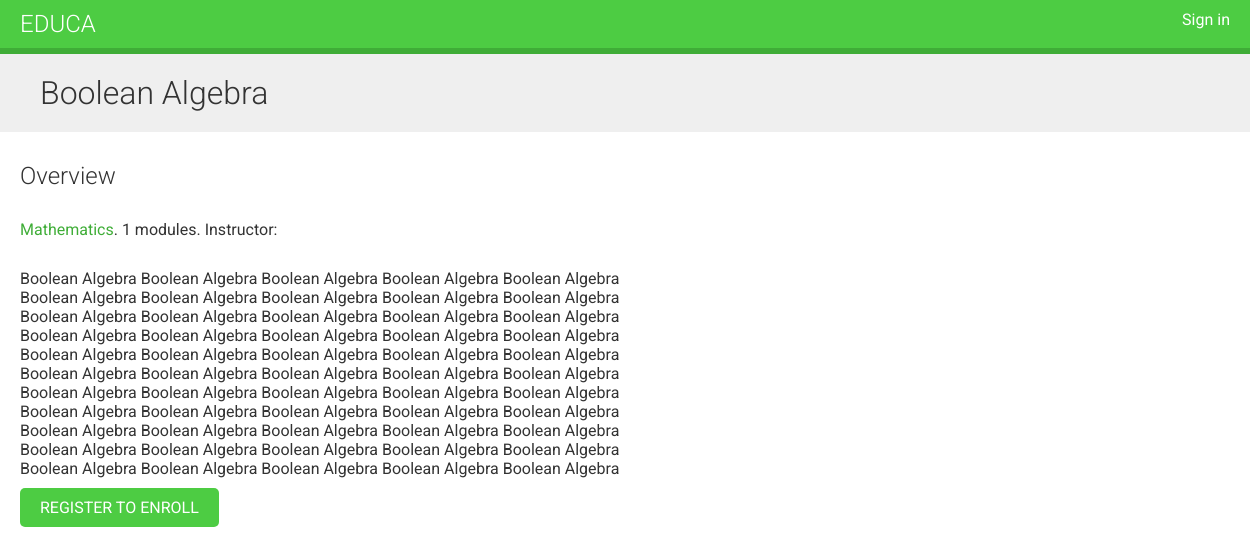
Screenshot of /course/boolean-algebra/ with the database file from the repository.
### courses/models.py (models this page shows, shortened)
class Course(models.Model):
    owner = models.ForeignKey(User,
                              related_name='courses_created',
                              on_delete=models.CASCADE)
    subject = models.ForeignKey(Subject,
                                related_name='courses',
                                on_delete=models.CASCADE)
    title = models.CharField(max_length=200)
    slug = models.SlugField(max_length=200, unique=True)
    overview = models.TextField()
    created = models.DateTimeField(auto_now_add=True)
    students = models.ManyToManyField(User,
                                      related_name='courses_joined',
                                      blank=True)
    class Meta:
        ordering = ['-created']

class Subject(models.Model):
    title = models.CharField(max_length=200)
    slug = models.SlugField(max_length=200, unique=True)
    class Meta:
        ordering = ['title']

### courses/views.py (the view)
class CourseDetailView(DetailView):
    model = Course
    template_name = 'courses/course/detail.html'
    def get_context_data(self, **kwargs):
        context = super().get_context_data(**kwargs)
        context['enroll_form'] = CourseEnrollForm(
                                   initial={'course':self.object})
        return context

### courses/templates/courses/course/detail.html (shortened to what this page needs)
{% extends "base.html" %}
{% block content %}
  {% with subject=object.subject %}
    <h1>
      {{ object.title }}
    </h1>
    <div class="module">
      <h2>Overview</h2>
      <p>
        <a href="{% url "course_list_subject" subject.slug %}">
        {{ subject.title }}</a>.
        {{ object.modules.count }} modules.
        Instructor: {{ object.owner.get_full_name }}
      </p>
      {{ object.overview|linebreaks }}
      {% if request.user.is_authenticated %}
        <form action="{% url "student_enroll_course" %}" method="post">
          {{ enroll_form }}
          {% csrf_token %}
          <input type="submit" value="Enroll now">
        </form>
      {% else %}
        <a href="{% url "student_registration" %}" class="button">
          Register to enroll
        </a>
      {% endif %}
    </div>
  {% endwith %}
{% endblock %}

### courses/static/css/base.css (style rules this page uses)
body { margin:0; font-family:'Roboto', sans-serif; font-weight:400; color:#333; }
a { color:#3fad37; text-decoration:none; }
h1, h2, h3, h4, h5, h6 { font-family:'Roboto', sans-serif; font-weight:300; }
h1 { background:#efefef; width:100%; overflow:auto; padding:20px 0 20px 40px; margin:0; }
.module { padding:10px 20px; float:left; width:600px; }
.module p { margin:10px 0 20px; width:100%; float:left; }
input[type=submit], a.button { border-radius:5px; background:#4dcc43; color:#fff; font-size:16px; text-transform:uppercase; border:none; padding:10px 20px; margin:20px 0; }

### rows the page displays
Course: title "Boolean Algebra", modules.count "1", overview "Boolean Algebra Boolean Algebra Boolean Algebra Boolean Algebra Boolean Algebra Boolean Algebra Boolean Algebra Boolean Algebra Boolean Algebra Boolean Algebra Boolean Algebra Boolean Algebra Boolean Algebra Boolean Algebra Boolean Algebra Boolean Algebra Boolean Algebra Boolean Algebra Boolean Algebra Boolean Algebra Boolean Algebra Boolean Algebra Boolean Algebra Boolean Algebra Boolean Algebra Boolean Algebra Boolean Algebra Boolean Algebra Boolean Algebra Boolean Algebra Boolean Algebra Boolean Algebra Boolean Algebra Boolean Algebra Boolean Algebra Boolean Algebra Boolean Algebra Boolean Algebra Boolean Algebra Boolean Algebra Boolean Algebra Boolean Algebra Boolean Algebra Boolean…"
Subject: title "Mathematics"
